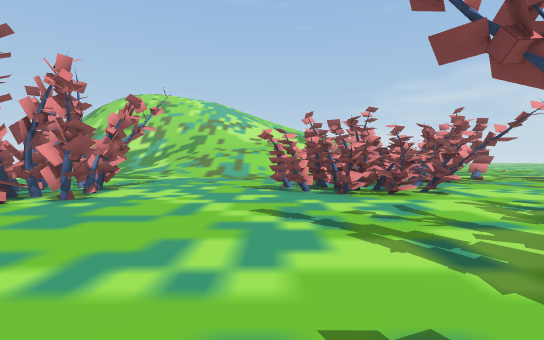
view 1 (above)

24 first-person views from a walk through a Unity game level. The camera is 1.5 m above the floor, tilts 2° down and sees 85° across. The floor is counted in squares, 2 m on a side. Each view is taken from the middle of a square. On the plan, view 1 faces up. The plan holds only what a view shows up to about 10 squares ahead; the rest is blank. The place goes on beyond the plan.

view 2
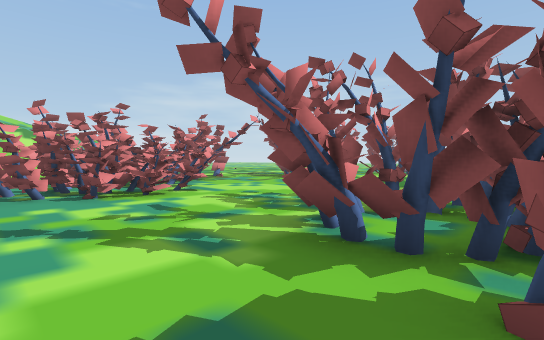

view 3
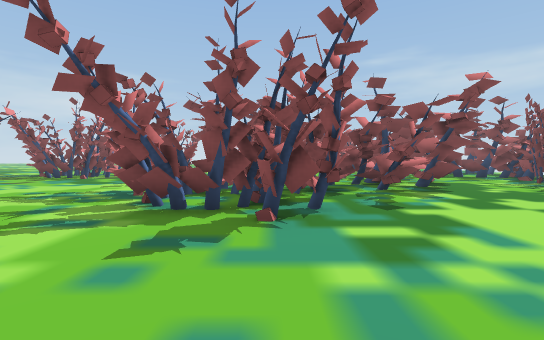

view 4
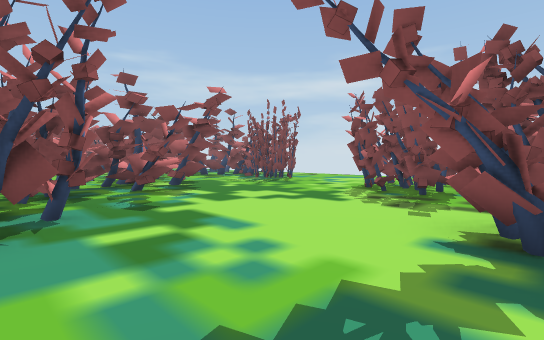

view 5
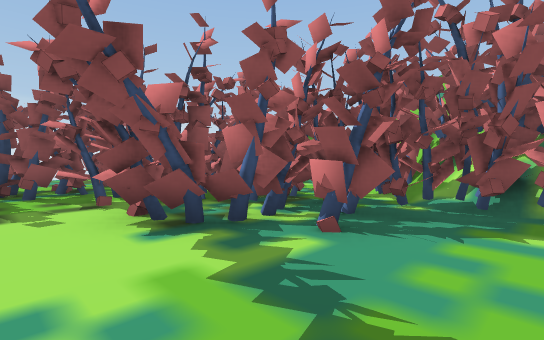

view 6
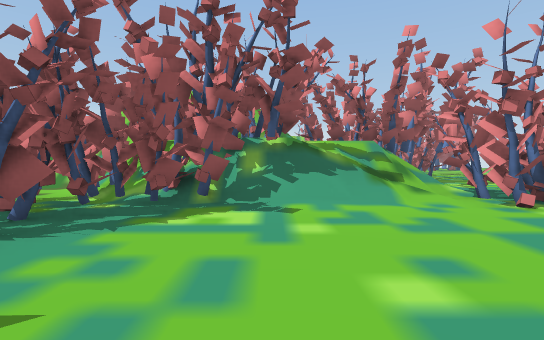

view 7
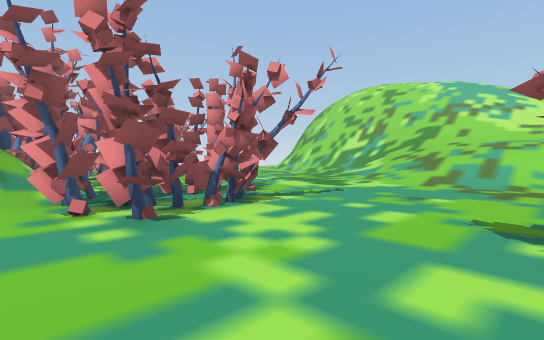

view 8
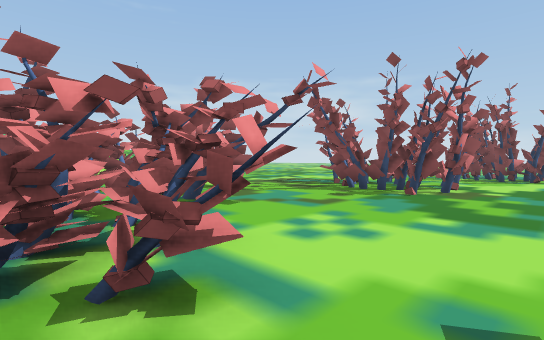

view 9
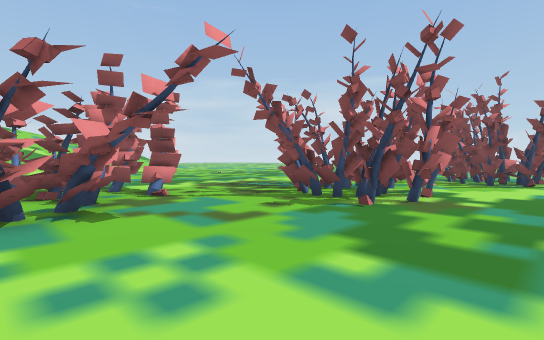

view 10
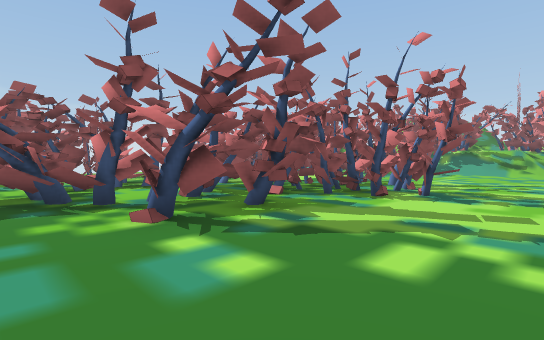

view 11
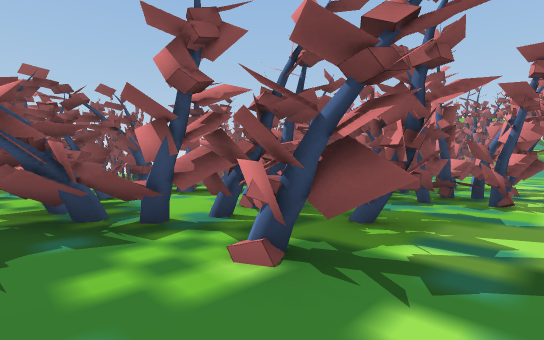

view 12
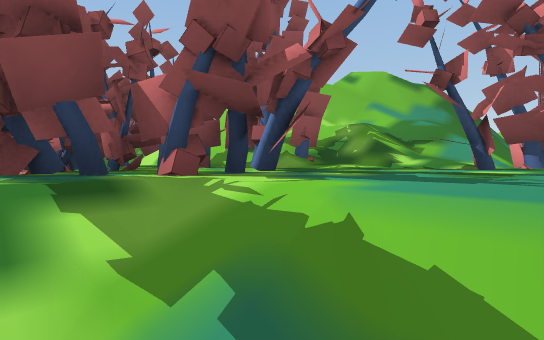

view 13
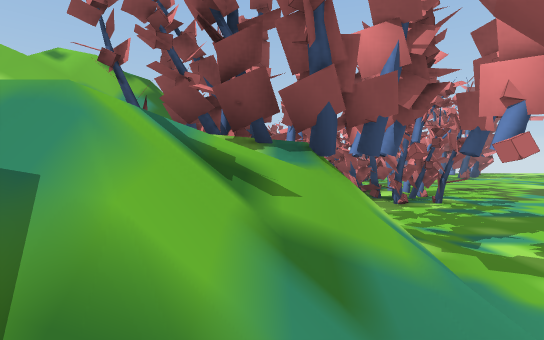

view 14
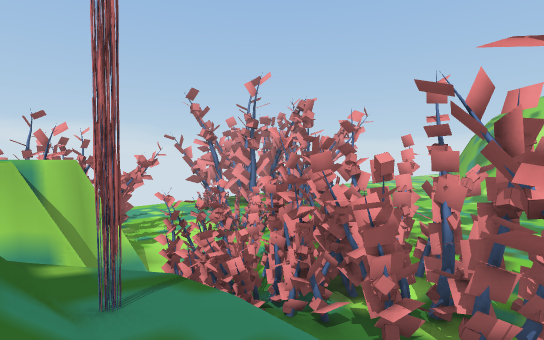

view 15
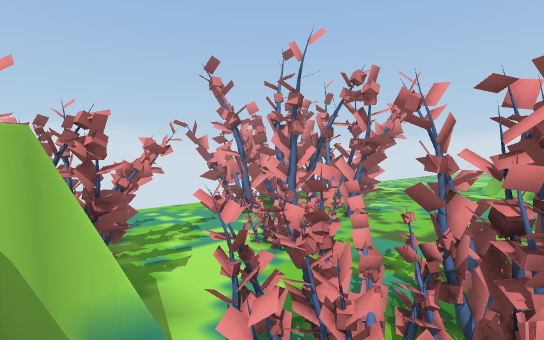

view 16
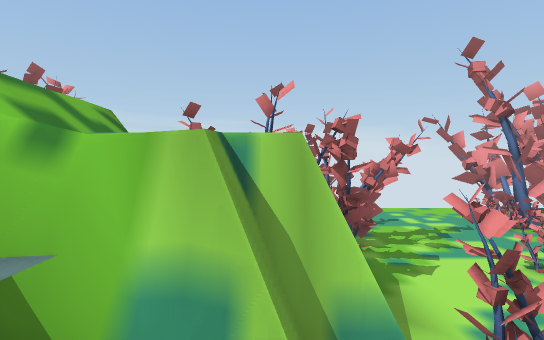

view 17
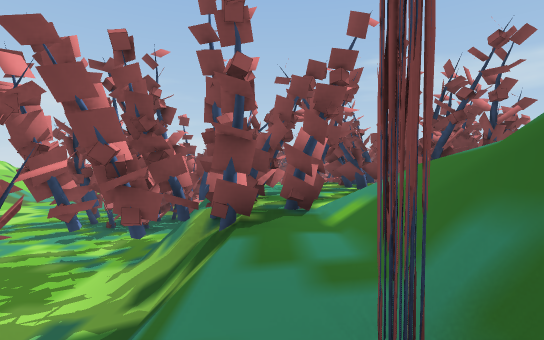

view 18
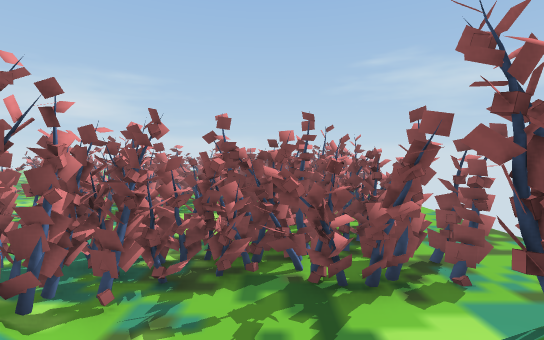

view 19
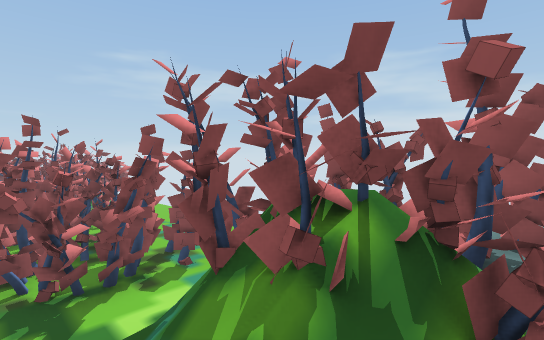

view 20
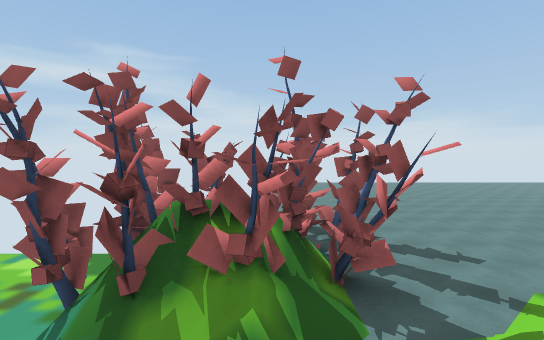

view 21
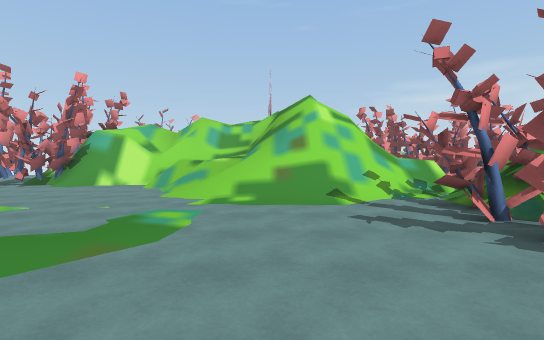

view 22
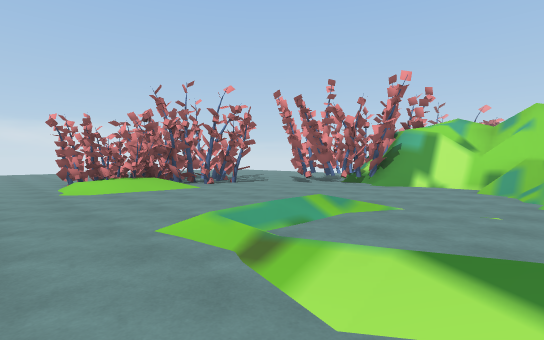

view 23
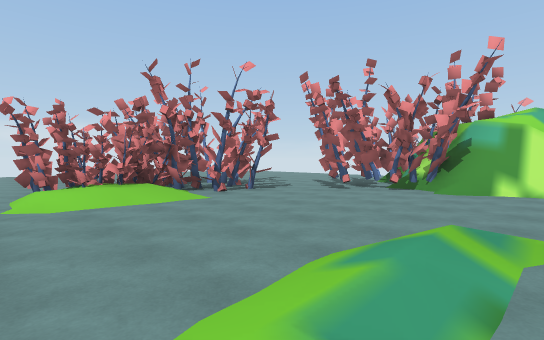

view 24
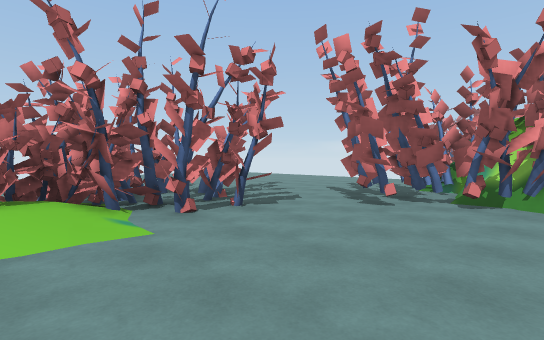

### Floor plan
Key: @ floor where view 1 was taken; # wall or solid block; . main floor; : floor 2.5 m higher than the main floor; + floor 2.75 m higher than the main floor; / step, stairs or slope; = window, fence, low wall or low ledge; O other object.
Columns run from 27 left of view 1 to 11 right of it. Each row starts with its distance up from view 1.
 16                          //
 15                         ////       ..
 14                        /////     O ...
 13         .. .          ......    OOOO...
 12   O   OO.. ...       .......    OOO....
 11   OOO O#.......     ........    .OOO..O
 10   OOO O.........   .........OO#OOO....O
  9   .OO..O......... ...O.......OOOOO...OO
  8   .....OO....OOO.....OOO...OOOOO.....OO
  7   ......O..OO.OO....OO.O....OOOO.....OO
  6    ........OOOO..///OOOO.....OOO.......
  5    O.OO...OOOOO#/#O/OOOO...............
  4    OO  ###OOO///#OO////................
  3     O    ##//O//OO::///........OO......
  2          ###=////O::///......OOOO.OOO..
  1          ##  /////:OOO#......OOOOOOOO..
  0              /=//OOOO#O....@.OOOOOOOO..
 -1   :::        ////OOO##OO.....O.OOOOOOOO
 -2  ::::#####=   // /OOOOOOO........OO..OO
 -3 ::::OO###////     /  OOOOO......OOOOOO.
 -4 ::::OO###////#/// = ..OO.OO......OOOOO.
 -5 ::::OOO:::////////=/..OOOO.......OOOOO.
 -6 :OO::O::::://///// /...OOOOO......O. O.
 -7 OOOO:::::::///////O//.OOOOOOOO......
 -8 OOOO::::::::::::O####.OOOOOOOO..  ..
 -9  OOO/::://::::::OO##O..OOOO OO.  OOO
-10 OOO+/:::/::/::::O##  .OO...O      O
-11 :OO+/:::////::::O#O  .......
-12 :::::::::::::::::/   ......
-13  ::::::::::::::      ......

Positions as (right, up) in squares from view 1, and headings:
1: (0, 0), facing up
2: (0, 0), facing up-right
3: (-2, 0), facing right
4: (-2, 0), facing down-right
5: (0, 0), facing down-left
6: (0, 1), facing left
7: (0, 4), facing up-left
8: (3, 5), facing up-right
9: (5, 5), facing up-right
10: (11, 5), facing down-left
11: (11, 3), facing down-left
12: (-6, 3), facing down-left
13: (-6, 4), facing left
14: (-12, 2), facing up-left
15: (-15, 3), facing up-left
16: (-15, 3), facing left
17: (-15, 3), facing right
18: (-10, -6), facing right
19: (-11, -6), facing down-right
20: (-10, -5), facing down
21: (-14, -13), facing up
22: (-16, -13), facing up-left
23: (-18, -12), facing up-left
24: (-20, -10), facing up-left
